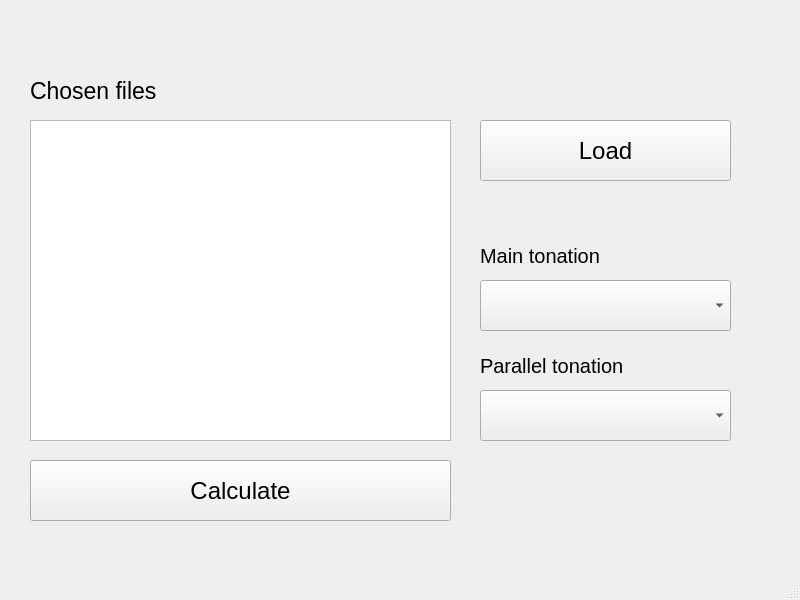
<?xml version="1.0" encoding="UTF-8"?>
<ui version="4.0">
 <class>BatchModeWindow</class>
 <widget class="QMainWindow" name="BatchModeWindow">
  <property name="geometry">
   <rect>
    <x>0</x>
    <y>0</y>
    <width>800</width>
    <height>600</height>
   </rect>
  </property>
  <property name="windowTitle">
   <string>MainWindow</string>
  </property>
  <widget class="QWidget" name="centralwidget">
   <widget class="QListWidget" name="file_list">
    <property name="geometry">
     <rect>
      <x>30</x>
      <y>120</y>
      <width>421</width>
      <height>321</height>
     </rect>
    </property>
   </widget>
   <widget class="QLabel" name="label">
    <property name="geometry">
     <rect>
      <x>30</x>
      <y>70</y>
      <width>151</width>
      <height>41</height>
     </rect>
    </property>
    <property name="font">
     <font>
      <pointsize>17</pointsize>
     </font>
    </property>
    <property name="text">
     <string>Chosen files</string>
    </property>
   </widget>
   <widget class="QPushButton" name="load_files_button">
    <property name="geometry">
     <rect>
      <x>480</x>
      <y>120</y>
      <width>251</width>
      <height>61</height>
     </rect>
    </property>
    <property name="font">
     <font>
      <pointsize>18</pointsize>
     </font>
    </property>
    <property name="text">
     <string>Load</string>
    </property>
   </widget>
   <widget class="QLabel" name="label_3">
    <property name="geometry">
     <rect>
      <x>480</x>
      <y>350</y>
      <width>191</width>
      <height>31</height>
     </rect>
    </property>
    <property name="font">
     <font>
      <pointsize>15</pointsize>
     </font>
    </property>
    <property name="text">
     <string>Parallel tonation</string>
    </property>
   </widget>
   <widget class="QComboBox" name="parallel_tonation_combo_box">
    <property name="geometry">
     <rect>
      <x>480</x>
      <y>390</y>
      <width>251</width>
      <height>51</height>
     </rect>
    </property>
   </widget>
   <widget class="QComboBox" name="main_tonation_combo_box">
    <property name="geometry">
     <rect>
      <x>480</x>
      <y>280</y>
      <width>251</width>
      <height>51</height>
     </rect>
    </property>
   </widget>
   <widget class="QLabel" name="label_4">
    <property name="geometry">
     <rect>
      <x>480</x>
      <y>240</y>
      <width>191</width>
      <height>31</height>
     </rect>
    </property>
    <property name="font">
     <font>
      <pointsize>15</pointsize>
     </font>
    </property>
    <property name="text">
     <string>Main tonation</string>
    </property>
   </widget>
   <widget class="QPushButton" name="calculate_button">
    <property name="geometry">
     <rect>
      <x>30</x>
      <y>460</y>
      <width>421</width>
      <height>61</height>
     </rect>
    </property>
    <property name="font">
     <font>
      <pointsize>18</pointsize>
     </font>
    </property>
    <property name="text">
     <string>Calculate</string>
    </property>
   </widget>
  </widget>
  <widget class="QMenuBar" name="menubar">
   <property name="geometry">
    <rect>
     <x>0</x>
     <y>0</y>
     <width>800</width>
     <height>26</height>
    </rect>
   </property>
  </widget>
  <widget class="QStatusBar" name="statusbar"/>
 </widget>
 <resources/>
 <connections/>
</ui>
